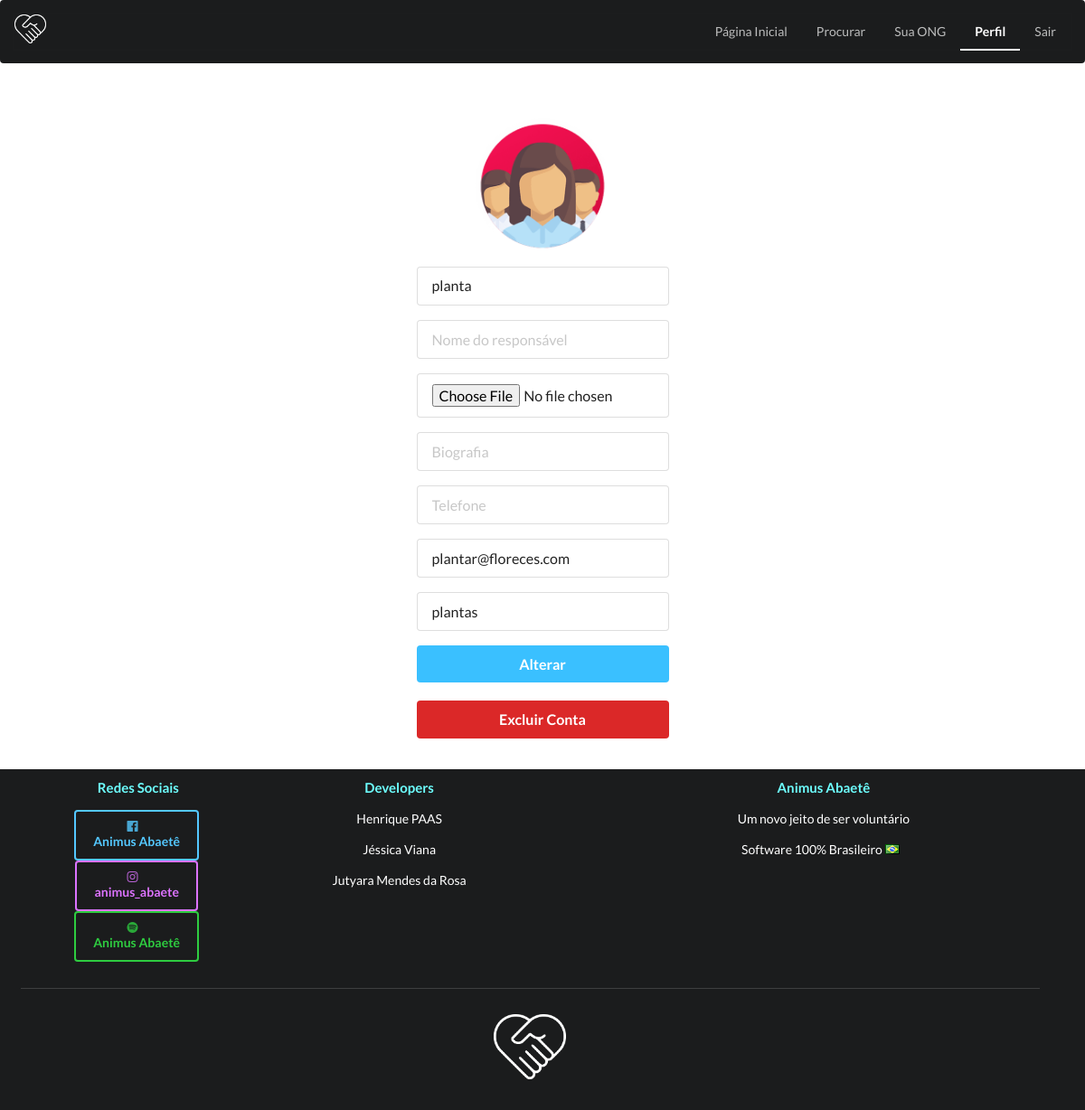
The app's page /app/view/Editar_ong.php?user=2 (signed in), older data.
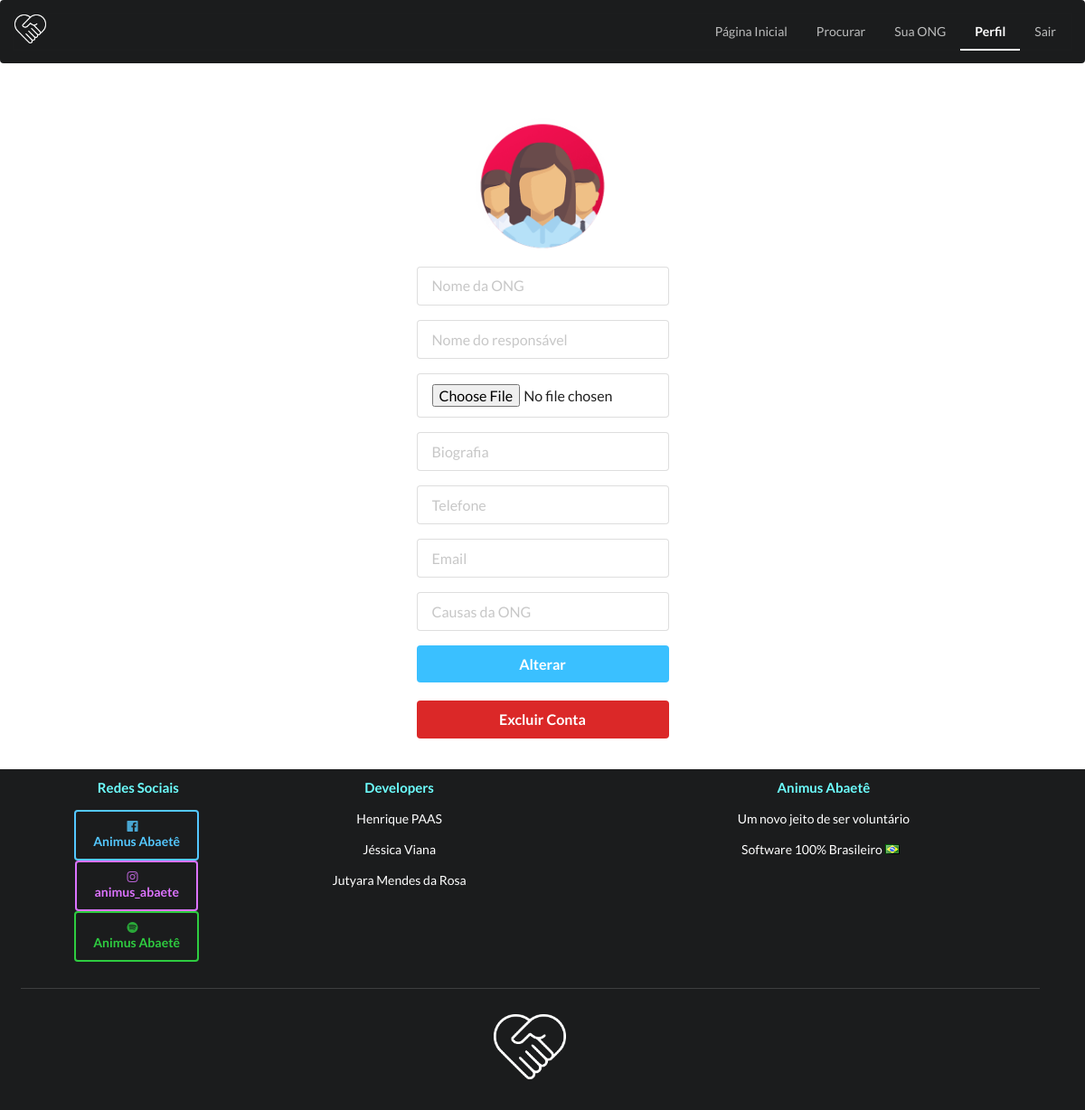
The same page, newer data.
### tables this page shows
CREATE TABLE `ong` (
  `idong` int(11) NOT NULL,
  `cnpj` varchar(45) DEFAULT NULL,
  `nome_ong` varchar(50) DEFAULT NULL,
  `nome_responsavel` varchar(45) DEFAULT NULL,
  `causas_ong` varchar(300) DEFAULT NULL,
  `email` varchar(50) DEFAULT NULL,
  `imagem` varchar(100) DEFAULT 'ong.png',
  `telefone` varchar(45) DEFAULT NULL,
  `usuario_cod_user` int(6) NOT NULL,
  `bio` varchar(500) NOT NULL
);

### app/model/Conexao.php (called while the page is built, shortened)
<?php
class Conexao {
    public static function getConexao(){
        $conexao = new PDO("mysql:host=".self::HOST.";dbname=".self::NOMEBANCO, self::USUARIO, self::SENHA);
        return $conexao;
    }
}

### app/model/CrudOng.php (called while the page is built, shortened)
<?php
require_once "Conexao.php";
require_once "Ong.php";
class CrudOng{
    public $conexao;
    public function __construct(){
        $this->conexao = conexao::getConexao();
    }
    public function getOngByVol( $cod_vol){
        $consulta = $this->conexao->query("SELECT * FROM ong WHERE usuario_cod_user = $cod_vol");
        $ong = $consulta->fetch(PDO::FETCH_ASSOC);
        return new Ong($ong['idong'], $ong['cnpj'], $ong['nome_ong'], $ong['nome_responsavel'], NULL, $ong['causas_ong'],  $ong['email'],$ong['imagem'], $ong['telefone'], $ong['usuario_cod_user'], $ong['bio'] );
    }
}

### app/model/Ong.php (called while the page is built, shortened)
<?php
class Ong{
    public function __construct($cod_user = null, $cnpj, $nome_ong, $nome_resp, $local, $causas, $email, $imagem, $telefone, $cod_vol, $bio){
        $this->cod_user  = $cod_user;
        $this->nome_ong  = $nome_ong;
        $this->causas    = $causas;
        $this->email     = $email;
        $this->imagem    = $imagem;
        $this->telefone  = $telefone;
        $this->bio       = $bio;
    }
}

### app/view/Editar_ong.php (the view, shortened to what this page needs)
<?php
    require_once __DIR__ . "/../model/CrudOng.php";
    require_once "cabecalho.php";
    $crud = new CrudOng();
    $cod     = $_GET['user'];
    $ong = $crud->getOngByVol($cod);
?>
<a href="pag_inicial_logado.php?user=<?=$cod?>" class="item">Página Inicial</a>
<a href="procura.php?user=<?=$cod?>" class="item">Procurar</a>
<a href="../controllers/controlador.php?acao=entrarOng&&user=<?=$cod?>" class="item">Sua ONG</a>
<a href="perfil.php?user=<?=$cod?>" class="active item">Perfil</a>
<a class="item" href="../controllers/verificaUser.php?acao=sair">Sair</a>
</div>
</div>
</div>
    <div class="ui middle aligned center aligned grid">
    <div class="four wide column">
        <br>
        <h2 class="ui small circular image">
            <a href="pag_inicial_logado.php"><img src="../../imagens/<?= $ong->imagem?>" class="image"></a>
        </h2>
        <form class="ui large form" method="post" action="../controllers/controlador.php?acao=editarOng&&user=<?= $cod?>">
            <div class="field">
                <input type="text" name="nome_ong" placeholder="Nome da ONG" value="<?= $ong->nome_ong ?>"  placeholder="<?= $ong->nome_ong ?>">
            </div>
            <div class="field">
                <input type="text" name="nome_resp" placeholder="Nome do responsável" value="<?= $ong->bio ?>"  placeholder="<?= $ong->bio?>">
            </div>
            <div class="field">
                <input type="file" name="imagem" placeholder="Imagem" >
            </div>
            <div class="field">
                <input type="text" name="bio" placeholder="Biografia" value="<?= $ong->bio ?>" placeholder="<?= $ong->bio?>">
            </div>
            <div class="field">
                <input type="number" name="telefone" placeholder="Telefone" value="<?= $ong->telefone ?>" placeholder="<?= $ong->telefone?>">
            </div>
            <div class="field">
                <input type="email" name="email" placeholder="Email" value="<?= $ong->email ?>" placeholder="<?= $ong->email?>">
            </div>
            <div class="field">
                <input type="text" name="causas" placeholder="Causas da ONG" value="<?= $ong->causas ?>" placeholder="<?= $ong->causas?>">
            </div>
            <button type="submit" class="ui fluid large blue submit button" >Alterar</button>
            <br>
        </form>
        <form class="ui large form" method="get" action="../controllers/controlador.php?acao=excluir&&user=<?= $ong->cod_user?>">
            <button class="ui fluid large red submit button" >Excluir Conta</button>
            <br>
    </div>
    </div>
<?php require_once "rodape.php";?>

### app/view/cabecalho.php (shortened to what this page needs)
<!DOCTYPE html>
<html>
<head>
	<link rel="stylesheet"  href="../../semantic/semantic.css">
</head>
<body>
	<div class="ui inverted segment" id="ta">
	  <div class="ui inverted secondary pointing menu">
    	<div class="ui mini image">
    		<img src="../../imagens/logo_2.png">
	    </div>
	    <div class="right menu">

### app/view/rodape.php (shortened to what this page needs)
</body>
<footer>
<div class="ui black inverted vertical footer segment">
    <div class="ui center aligned container">
        <div class="ui stackable inverted grid">
            <div class="ui black inverted vertical footer segment">
                <div class="ui center aligned container">
                    <div class="ui stackable inverted grid">
                        <div class="four wide column">
                            <h4 class="ui inverted teal header">Redes Sociais</h4>
                            <div class="ui inverted link list">
                                <a href="https://www.facebook.com/animus.abaete.3">
                                    <button class="ui inverted blue button"><i class="facebook icon"></i><p>Animus Abaetê</p></button>
                                </a>
                                <a href="https://www.instagram.com/animus_abaete/">
                                    <button class="ui inverted purple button"><i class="instagram icon"></i><p>animus_abaete</p></button>
                                </a>
                                <a>
                                    <button class="ui inverted green button"><i class="spotify icon"></i><p>Animus Abaetê</p></button>
                                </a>
                            </div>
                        </div>
                        <div class="four wide column">
                            <h4 class="ui inverted teal header">Developers</h4>
                            <div class="ui inverted link list">
                                <p>Henrique PAAS</p>
                                <p>Jéssica Viana</p>
                                <p>Jutyara Mendes da Rosa</p>
                            </div>
                        </div>
                        <div class="seven wide right floated column">
                            <h4 class="ui inverted teal header">Animus Abaetê</h4>
                            <p> Um novo jeito de ser voluntário</p>
                            <p>Software 100% Brasileiro <i class="brazil flag"></i>
                            </p>
                        </div>
                    </div>
                    <div class="ui inverted section divider"></div>
                    <img src="../../imagens/logo_2.png" class="ui centered tiny  image">
                </div>
            </div>
        </div>
    </div>
</div>
</footer>
</html>

Row changes from the older to the newer data that the page shows:
changed ong: nome_ong "planta" → (not shown); email "plantar@floreces.com" → (not shown); causas "plantas" → (not shown)
